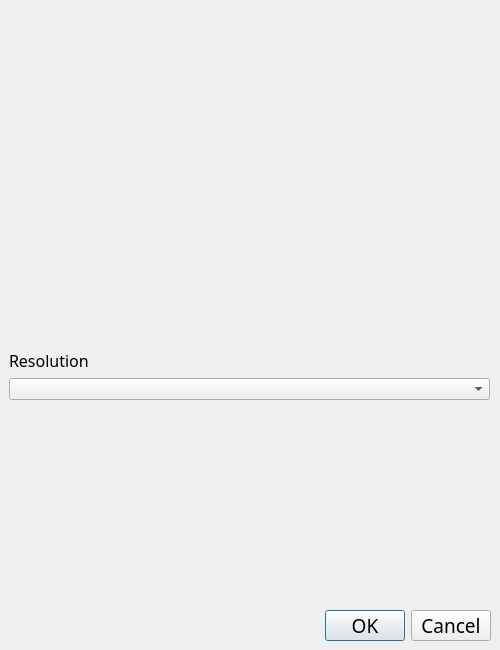
<?xml version="1.0" encoding="UTF-8"?>
<ui version="4.0">
 <class>Dialog</class>
 <widget class="QDialog" name="Dialog">
  <property name="geometry">
   <rect>
    <x>0</x>
    <y>0</y>
    <width>500</width>
    <height>650</height>
   </rect>
  </property>
  <property name="minimumSize">
   <size>
    <width>500</width>
    <height>650</height>
   </size>
  </property>
  <property name="maximumSize">
   <size>
    <width>500</width>
    <height>650</height>
   </size>
  </property>
  <property name="windowTitle">
   <string>Dialog</string>
  </property>
  <widget class="QDialogButtonBox" name="buttonBox">
   <property name="geometry">
    <rect>
     <x>270</x>
     <y>610</y>
     <width>221</width>
     <height>31</height>
    </rect>
   </property>
   <property name="font">
    <font>
     <family>Unifont</family>
     <pointsize>14</pointsize>
    </font>
   </property>
   <property name="standardButtons">
    <set>QDialogButtonBox::Cancel|QDialogButtonBox::Ok</set>
   </property>
  </widget>
  <widget class="QWidget" name="formLayoutWidget">
   <property name="geometry">
    <rect>
     <x>9</x>
     <y>349</y>
     <width>481</width>
     <height>251</height>
    </rect>
   </property>
   <layout class="QFormLayout" name="formLayout">
    <item row="0" column="0">
     <widget class="QLabel" name="label">
      <property name="font">
       <font>
        <family>Unifont</family>
        <pointsize>12</pointsize>
        <weight>50</weight>
        <bold>false</bold>
       </font>
      </property>
      <property name="text">
       <string>Resolution</string>
      </property>
     </widget>
    </item>
    <item row="1" column="0" colspan="2">
     <widget class="QComboBox" name="comboBox"/>
    </item>
   </layout>
  </widget>
 </widget>
 <resources/>
 <connections/>
</ui>
